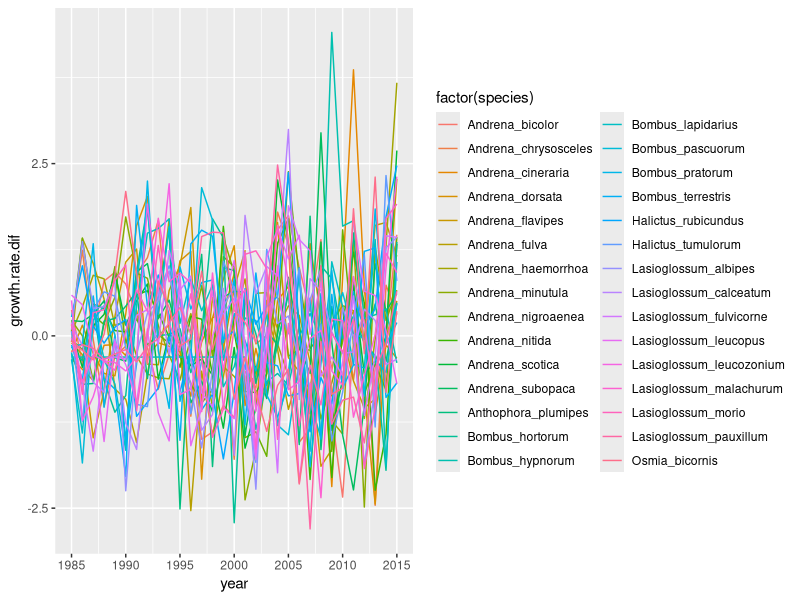
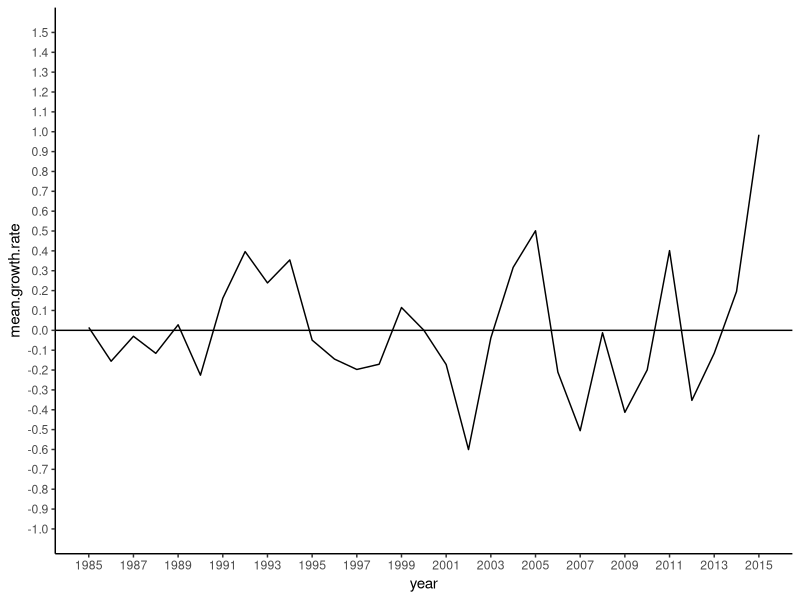
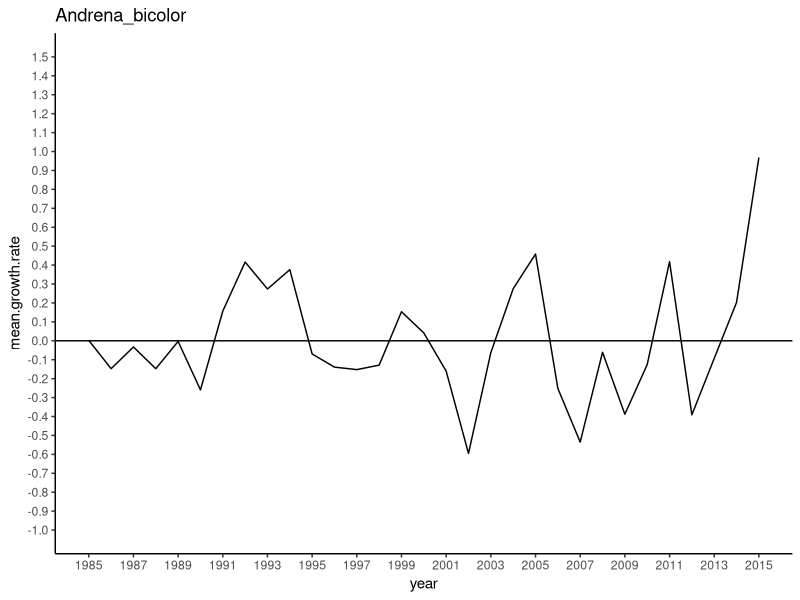
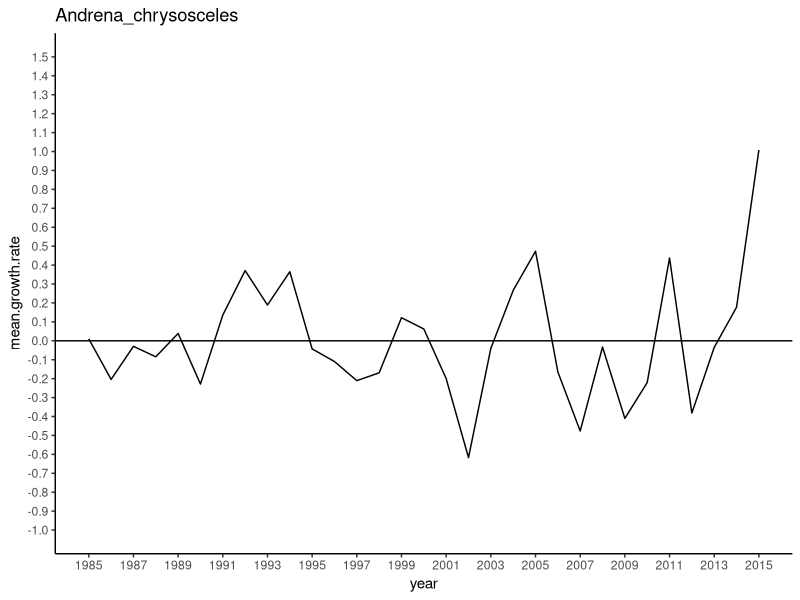
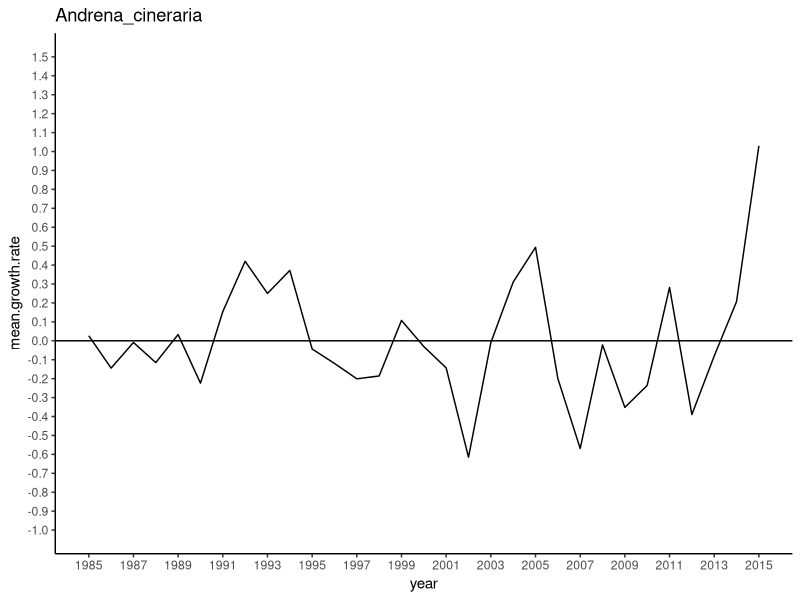
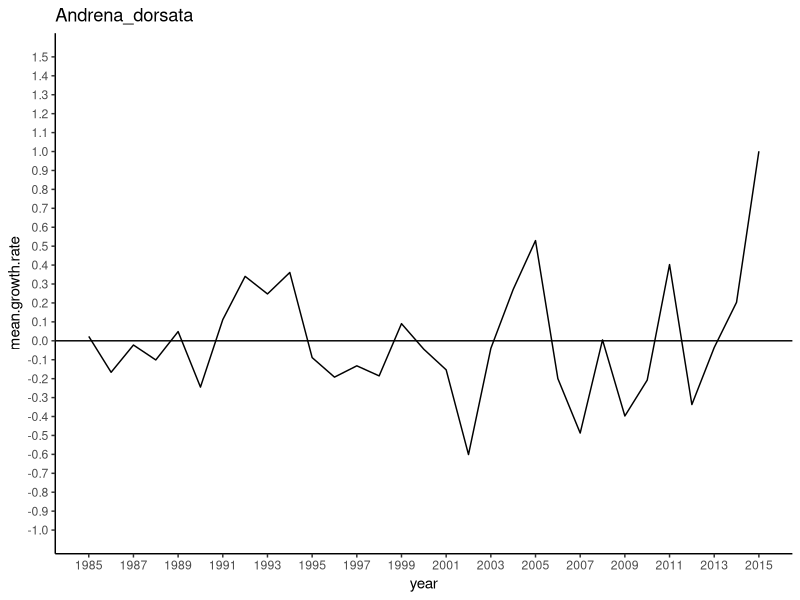
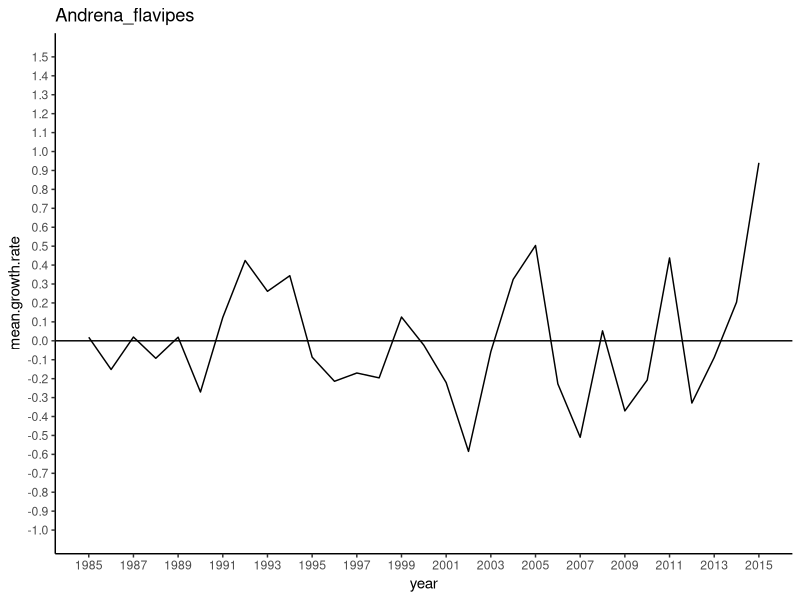
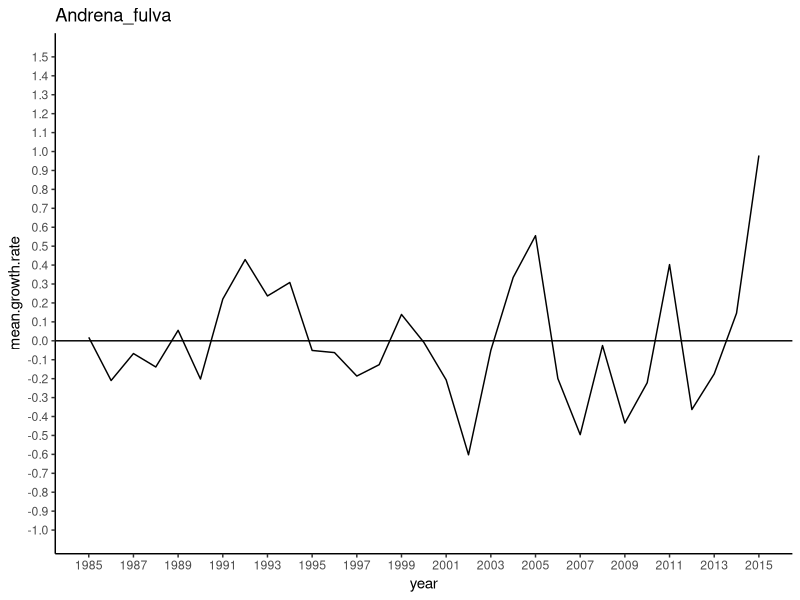

Here is the R script that generated these plots, in order:
# ============================= Packages required =============================


library(tidyverse)


# ============================ Load in data ===================================


# growth.rates.csv is a data file containing interannual changes in species 
# abundance.


species_data <- read.csv("Data/species.data.csv", header = T, strip.white=TRUE)

# ../ = go back a folder
# / go forward a folder


# ============================ Format data ====================================

head(species_data)

species_data$species <- gsub(" ", "_", species_data$species)
# Remove rows that are not needed (tr0obs, col.ind.prev.year)


# ===================== Calculating Growth Rates ==============================


# create a list of species codes that is the same as those in species_data

species.list <- unique(species_data$species)


# Create empty data frame in which to put loop output

growth.rate=NULL          


# Open loop
# for i in species.list = everytime i occurs within species list

for(i in species.list){ 
  
  
  # create dataframe sp.data. where sp.data is the same as species_data with
  # specie set to i
  
  sp.data <- species_data[species_data$species == i,]
  
  
  # create 2 new columns in sp.data.
  # New column 1 = tr0obs column offset by one 
  # i.e. the value of the year  previous
  # New column 2 = tr0obs column - tr0obs offset by one column
  
  sp.data <- sp.data %>%
    mutate(col.ind.prev.year = lag(occupancy)) %>% 
    mutate(growth.rate.dif = occupancy - col.ind.prev.year)
  
  
  # Bind the two data frames growth.rate and sp.data together
  growth.rate = rbind(growth.rate,sp.data)
  
}  # Close loop


# ============================ Format data ====================================


bee_species_data <- growth.rate %>% select(-(col.ind.prev.year), -(occupancy))

head(bee_species_data)




# Set NA values to 0
# NA values are for the 1st year of data therefore no differential.

bee_species_data[is.na(bee_species_data)] <- 0


# Scaling data around mean of 0 and sd of 1

# Create empty dataframe to put scaled data into

scaled <- NULL


# Create list of species names

species.list <- unique(bee_species_data$species)


# Open for loop
# Loop creates new df each time of scaled values. 
# Binds scaled values onto scaled dataset

for (i in species.list){
  
  # subset gets growth.rate data for one species (species i)
  
  subset <- filter(bee_species_data, species == i)
  
  
  # Scale growth.rate.dif for species i
  
  subset$growth.rate.dif <- scale(subset$growth.rate.dif, center = T, scale = T)
  
  
  # Bind subset onto scaled dataset
  
  scaled = rbind(scaled, subset)
  
} # Close loop



# for some reason r is creating a dataframe within the dataframe
# to remove this use
# solution found at https://stackoverflow.com/questions/30896605/dataframe-within-dataframe

scaled <- do.call(data.frame, scaled)




# ========== Plot all species interannual changes in abundance ================


growth.rate.plot <-ggplot(
  scaled, aes(
    x = year,
    y = growth.rate.dif,
    colour = factor(species))) + 
  geom_line() + 
  scale_x_continuous(breaks = seq(1975, 2015, 5))

growth.rate.plot



# ======== Plot mean of all species interannual changes in abundance ==========


# create table of mean growth rate differenctials grouped by year

growth.rate.mean <- scaled %>% 
  group_by(year) %>%
  summarise(mean.growth.rate = mean(growth.rate.dif, na.rm = TRUE))

growth.rate.mean <- as.data.frame(growth.rate.mean)


# Plot mean growth rate differentials

mean.growth.rate.plot <- ggplot(
  growth.rate.mean, aes(
    x = year,
    y = mean.growth.rate)) + 
  geom_hline(yintercept = 0) +
  coord_cartesian(xlim = c(1985, 2015), ylim = c(-1, 1.5)) +
  scale_x_continuous(breaks = seq(1985, 2015, by = 2)) +
  scale_y_continuous(breaks=seq(-1, 1.5, 0.1)) +
  geom_line() +
  theme_classic() 


mean.growth.rate.plot



# === Plot mean of all species interannual changes in abundance - 1 species ===


# Create list of species from growth.rate data

species.list <- unique(scaled$species)


# Write for loop
# loop creates a subset of data removing one species each time (species i)
# Plots yearly mean growth rates minus species i each time
# Creates n plots where n is number of species in list

for(i in species.list){  # Open loop
  
  
  # a gets a subset of growth.rate data minus species i.
  
  removed_species <- subset(scaled, species != i) 
  
  
  # Growth.rate.mean gets removed_species 
  # removed_species is grouped by year
  # yearly mean growthrates of all species are calulated
  
  growth.rate.mean <- removed_species %>% 
    group_by(year) %>%
    summarise(mean.growth.rate = mean(growth.rate.dif, na.rm = TRUE))
  
  
  # Create plot of mean yearly growth rates across all species using subset of data
  

  mean.growth.rate.plot <- ggplot(
    growth.rate.mean, aes(
      x = year,
      y = mean.growth.rate)) + 
    geom_hline(yintercept = 0) +
    coord_cartesian(xlim = c(1985, 2015), ylim = c(-1, 1.5)) +
    scale_x_continuous(breaks = seq(1985, 2015, by = 2)) +
    scale_y_continuous(breaks=seq(-1, 1.5, 0.1)) +
    geom_line() +
    theme_classic() +
    ggtitle(i)
  
  
  # Plot graph
  
  plot(mean.growth.rate.plot)
  
} # Close loop

